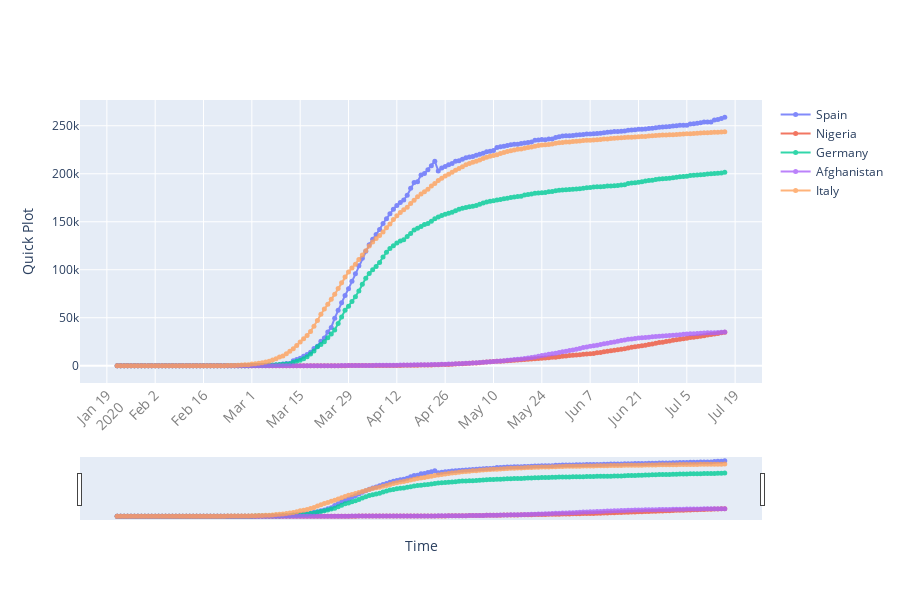

Notebook source saved alongside this figure:
### Code cell
# Try quick plot
quick_plot(df_base.iloc[:, 0], df_base.iloc[:, 1:], type="linear", xslider=True)

### Figure 1 — Plotly figure (JSON) as saved in the notebook; plotly's stock layout.template omitted (floating-point values rounded to 4 significant figures; data arrays with more than 128 entries replaced by an {"elided": "..."} marker saying what was removed)
{"data": [{"line": {"width": 2}, "marker": {"size": 5}, "mode": "markers+lines", "name": "Spain", "opacity": 0.8, "type": "scatter", "x": {"elided": "177 str values"}, "y": {"elided": "177 int values"}}, {"line": {"width": 2}, "marker": {"size": 5}, "mode": "markers+lines", "name": "Nigeria", "opacity": 0.8, "type": "scatter", "x": {"elided": "177 str values"}, "y": {"elided": "177 int values"}}, {"line": {"width": 2}, "marker": {"size": 5}, "mode": "markers+lines", "name": "Germany", "opacity": 0.8, "type": "scatter", "x": {"elided": "177 str values"}, "y": {"elided": "177 int values"}}, {"line": {"width": 2}, "marker": {"size": 5}, "mode": "markers+lines", "name": "Afghanistan", "opacity": 0.8, "type": "scatter", "x": {"elided": "177 str values"}, "y": {"elided": "177 int values"}}, {"line": {"width": 2}, "marker": {"size": 5}, "mode": "markers+lines", "name": "Italy", "opacity": 0.8, "type": "scatter", "x": {"elided": "177 str values"}, "y": {"elided": "177 int values"}}], "layout": {"height": 600, "width": 900, "xaxis": {"nticks": 20, "rangeslider": {"visible": true}, "tickangle": -45, "tickfont": {"color": "#7f7f7f", "size": 14}, "title": {"text": "Time"}}, "yaxis": {"title": {"text": "Quick Plot"}, "type": "linear"}}}
